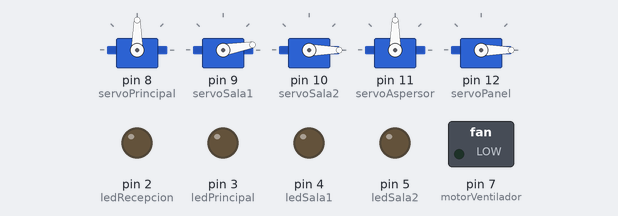
This sketch was run on a simulated Arduino Uno, built with avr-gcc and run on an emulated ATmega328P. Shown: 5 × servo, switched loads named in the sketch (green lamp = pin HIGH), output pins drawn as LEDs (lit = HIGH).

Above: at 0.1 s.
At 1.1 s:
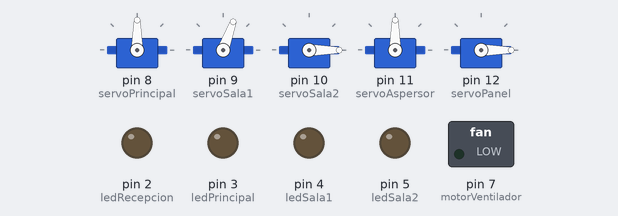
At 6.8 s:
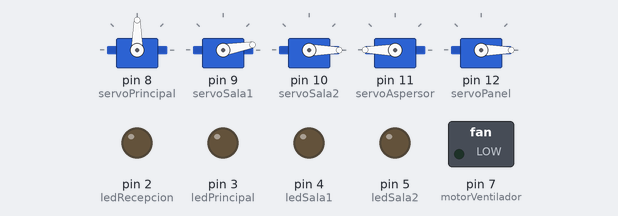
At 8.8 s:
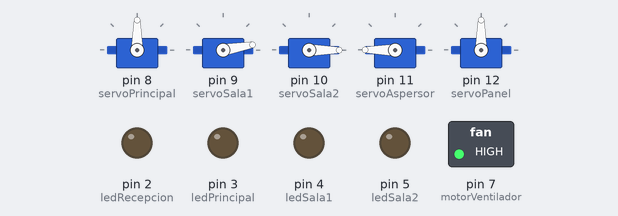
At 15.8 s:
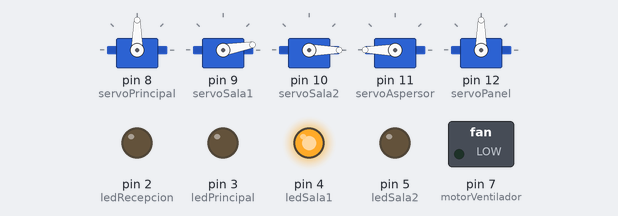
At 23.8 s:
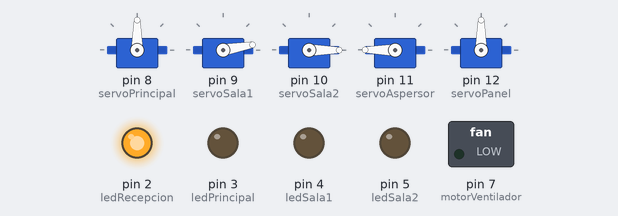
Timing chart, 0 to 25.3 s (numbered marks = the images above):
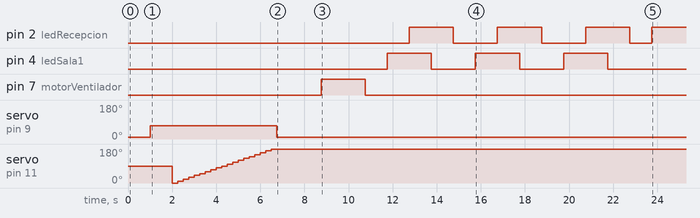

The sketch:

xxxxxx.ino
```cpp
        #include <Servo.h>
//#########################################################
//                CONFIGURACION
//
// Declaramos las variables para controlar los servos.
// Puerta recepción.
Servo serPrincipal;
// Puerta sala 1.
Servo serSala1;
// Puerta sala 2.
Servo serSala2;
// Aspersor.
Servo serAspersor;
// Panel.
Servo serPanel;

// Variable para el movimiento del Aspersor.
int pos = 0;
// Asignamos los puertos a los LEDs y Servomotores.
const int ledRecepcion = 2;
const int ledPrincipal = 3;
const int ledSala1 = 4;
const int ledSala2 = 5;
const int motorVentilador = 7;
const int servoPrincipal = 8;
const int servoSala1 = 9;
const int servoSala2 = 10;
const int servoAspersor = 11;
const int servoPanel = 12;
int tiempo = 1000;

void iluminacion_apagar(int led);
void iluminacion_encender(int led);
void puerta_abrir(int puerta);
void puerta_cerrar(int puerta);
void ventilador_activar();
void ventilador_desactivar();
void panel_encender();
void panel_apagar();
void panel_girar(int grados);
void aspersor_activar();
void aspersor_desactivar();
//#########################################################

int x;
String y;
int gradosPanel;

void setup() {
  // Iniciamos el monitor serie para mostrar el resultado.
  Serial.begin(9600);

  // Asignamos los servomotores a los puertos.
  serPrincipal.attach(servoPrincipal);
  serSala1.attach(servoSala1);
  serSala2.attach(servoSala2);
  serAspersor.attach(servoAspersor);
  serPanel.attach(servoPanel);

  // Definimos los pines como salida.
  pinMode(ledRecepcion, OUTPUT);
  pinMode(ledPrincipal, OUTPUT);
  pinMode(ledSala1, OUTPUT);
  pinMode(ledSala2, OUTPUT);
  pinMode(motorVentilador, OUTPUT);

  digitalWrite(ledRecepcion, LOW);
  digitalWrite(ledPrincipal, LOW);
  digitalWrite(ledSala1, LOW);
  digitalWrite(ledSala2, LOW);
  digitalWrite(motorVentilador, LOW);

  // Puerta principal (90 cerrado y 150 abierto).
  serPrincipal.write(90);
  // Puerta sala 1 (10 cerrado y 70 abierto).
  serSala1.write(10);
  // Puerta sala 2 (0 cerrado y 80 abierto).
  serSala2.write(0);
  // Panel (rango de 0 a 180).
  serPanel.write(0);

  // Esperamos 1 segundo.
  delay(tiempo);

  //INICIO CODIGO GENERADO EN COMPILADOR

 x=5;
 y="Cerrado";
 if(x>2){
puerta_abrir(2);

aspersor_activar();

}
puerta_cerrar(2);

panel_encender();

 gradosPanel=11;
ventilador_activar();

ventilador_desactivar();

 for(int i = 0; i<3; i++){
iluminacion_encender(3);

iluminacion_encender(1);

iluminacion_apagar(3);

iluminacion_apagar(1);

}
iluminacion_encender(1);


}
void loop() {
// Código que se repite:

}
/*
###############################################
ILUMINACION

1 --> Recepcion
2 --> Principal
3 --> Sala1
4 --> Sala2

PUERTA
1 --> Recepcion
2 --> Sala1
3 --> Sala2
###############################################

*/

void iluminacion_apagar(int led) {
  switch (led) {
    case 1:
      digitalWrite(ledRecepcion, LOW);
      break;

    case 2:
      digitalWrite(ledPrincipal, LOW);
      break;
    case 3:
      digitalWrite(ledSala1, LOW);
      break;
    case 4:
      digitalWrite(ledSala2, LOW);
      break;
  }
  delay(tiempo);
}
void iluminacion_encender(int led) {
  switch (led) {
    case 1:
      digitalWrite(ledRecepcion, HIGH);
      break;

    case 2:
      digitalWrite(ledPrincipal, HIGH);
      break;
    case 3:
      digitalWrite(ledSala1, HIGH);
      break;
    case 4:
      digitalWrite(ledSala2, HIGH);
      break;
  }
  delay(tiempo);
}
void puerta_abrir(int puerta) {
  switch (puerta) {
    case 1:
      // Puerta principal (90 cerrado y 150 abierto).
      serPrincipal.write(150);
      break;
    case 2:
      // Puerta sala 1 (10 cerrado y 70 abierto).
      serSala1.write(70);
      break;
    case 3:
      // Puerta sala 2 (0 cerrado y 80 abierto).
      serSala2.write(80);
      break;
  }
  delay(tiempo);
}
void puerta_cerrar(int puerta) {
  switch (puerta) {
    case 1:
      // Puerta principal (90 cerrado y 150 abierto).
      serPrincipal.write(90);
      break;
    case 2:
      // Puerta sala 1 (10 cerrado y 70 abierto).
      serSala1.write(10);
      break;
    case 3:
      // Puerta sala 2 (0 cerrado y 80 abierto).
      serSala2.write(0);
      break;
  }
  delay(tiempo);
}
void ventilador_activar() {
  digitalWrite(motorVentilador, HIGH);
  delay(tiempo+1000);
}
void ventilador_desactivar() {
  digitalWrite(motorVentilador, LOW);
  delay(tiempo);
}
void panel_encender() {
  // Panel (rango de 0 a 180).
  serPanel.write(90);
  delay(tiempo);
}
void panel_apagar() {
  // Panel (rango de 0 a 180).
  serPanel.write(0);
  delay(tiempo);
}
void panel_girar(int grados) {
  // Panel (rango de 0 a 180).
  serPanel.write(grados);
  delay(tiempo);
}
void aspersor_activar() {
  // Aspersor.
  for (pos = 0; pos <= 180; pos += 10) {
    serAspersor.write(pos);
    delay(250);
  }


  for (pos = 180; pos <= 0; pos += 10) {
    serAspersor.write(pos);
    delay(250);
  }
}
void aspersor_desactivar() {
  serAspersor.write(0);
  delay(tiempo);
}
```
